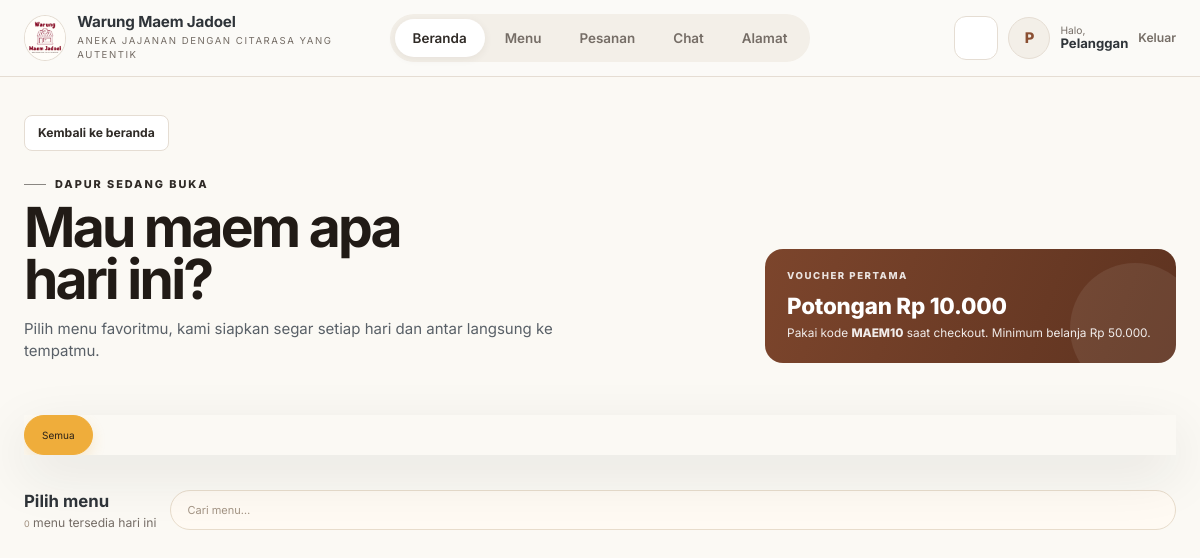
Screenshot of /index.php?r=order/menu (signed in) with the database file from the repository.
### tables this page shows
CREATE TABLE voucher (
  id BIGINT UNSIGNED AUTO_INCREMENT PRIMARY KEY,
  kode VARCHAR(40) NOT NULL,
  deskripsi VARCHAR(255) NULL,
  tipe ENUM('PERSEN','NOMINAL','ONGKIR') NOT NULL,
  nilai DECIMAL(12,2) NOT NULL DEFAULT 0.00,
  min_belanja DECIMAL(12,2) NOT NULL DEFAULT 0.00,
  maks_potongan DECIMAL(12,2) NULL,
  kuota_total INT UNSIGNED NOT NULL DEFAULT 0,
  kuota_per_pelanggan INT UNSIGNED NOT NULL DEFAULT 1,
  tanggal_mulai DATE NULL,
  tanggal_selesai DATE NULL,
  status_aktif TINYINT(1) NOT NULL DEFAULT 1,
  created_at TIMESTAMP NOT NULL DEFAULT CURRENT_TIMESTAMP,
  updated_at TIMESTAMP NOT NULL DEFAULT CURRENT_TIMESTAMP ON UPDATE CURRENT_TIMESTAMP,
  UNIQUE KEY uq_voucher_kode (kode)
);

### controller/OrderController.php (called while the page is built, shortened)
<?php
class OrderController {
    public function menu(): void {
        $menus = $this->menu->allActive();
        $promo = (new VoucherModel())->activePromo();
        require BASE_PATH.'/view/order/menu.php';
    }
}

### config/database.php (called while the page is built, shortened)
<?php
require_once __DIR__ . '/config.php';
final class Database
{
    private static ?PDO $pdo = null;
    public static function connection(): PDO
    {
        if (self::$pdo instanceof PDO) {
            return self::$pdo;
        }
        $host = trim((string) env('DB_HOST', ''));
        $name = trim((string) env('DB_NAME', ''));
        $user = trim((string) env('DB_USER', ''));
        $pass = (string) env('DB_PASS', '');
        $port = (int) env('DB_PORT', 3306);
        $dsn = sprintf(
            'mysql:host=%s;port=%d;dbname=%s;charset=utf8mb4',
            $host,
            $port,
            $name
        );
        try {
            self::$pdo = new PDO($dsn, $user, $pass, [
                PDO::ATTR_ERRMODE => PDO::ERRMODE_EXCEPTION,
                PDO::ATTR_DEFAULT_FETCH_MODE => PDO::FETCH_ASSOC,
                PDO::ATTR_EMULATE_PREPARES => false,
                PDO::ATTR_STRINGIFY_FETCHES => false,
                PDO::ATTR_PERSISTENT => false,
                PDO::ATTR_TIMEOUT => 8,
            ]);
        } catch (PDOException $e) {
            error_log('[Database] Koneksi gagal ke ' . $host . ': ' . $e->getMessage());
            throw new RuntimeException(
                'Koneksi ke database gagal. Periksa DB_HOST, DB_PORT, DB_NAME, DB_USER, dan DB_PASS pada file .env. Pastikan database sudah dibuat dan server database aktif.',
                0,
                $e
            );
        }
        return self::$pdo;
    }
}

### model/BaseModel.php (called while the page is built, shortened)
<?php
class BaseModel {
    public function __construct() {
        $this->db = Database::connection();
    }
}

### model/VoucherModel.php (called while the page is built, shortened)
<?php
class VoucherModel extends BaseModel {
    public function activePromo(): ?array {
        $s = $this->db->query("SELECT * FROM voucher WHERE status_aktif=1 AND (tanggal_mulai IS NULL OR tanggal_mulai<=CURDATE()) AND (tanggal_selesai IS NULL OR tanggal_selesai>=CURDATE()) ORDER BY id DESC LIMIT 1");
        return $s->fetch() ?: null;
    }
}

### config/config.php (called while the page is built, shortened)
<?php
function env(string $key,
mixed $default = null): mixed {
    if (array_key_exists($key, $_ENV)) {
        return $_ENV[$key];
    }
    $value = getenv($key);
    return $value === false ? $default : $value;
}
function e(?string $value): string {
    return htmlspecialchars($value ?? '',
    ENT_QUOTES,
    'UTF-8');
}
function rupiah(float|int|string|null $value): string {
    return 'Rp '.number_format((float)$value,
    0,
    ',',
    '.');
}

### model/MenuModel.php (called while the page is built, shortened)
<?php
class MenuModel extends BaseModel {
    public function allActive(): array {
        return $this->db->query("SELECT m.*, k.nama kategori, COALESCE(s.jumlah_stok,0) stok
            FROM menu m
            JOIN kategori_menu k ON k.id=m.kategori_id
            LEFT JOIN stok_produk s ON s.menu_id=m.id
            WHERE m.status_aktif=1
            ORDER BY k.nama,m.nama_produk,m.id")->fetchAll();
    }
}

### view/order/menu.php (the view, shortened to what this page needs)
<?php
require BASE_PATH . '/view/partials/header.php';
?>
<div class="ec-page">
    <a class="ec-btn ec-btn-sm ec-btn-light ec-back-link" href="<?= APP_URL ?>/">
        Kembali ke beranda
    </a>
    <div class="ec-menu-intro">
        <div>
            <span class="ec-eyebrow">Dapur sedang buka</span>
            <h1 class="ec-menu-title">Mau maem apa<br>hari ini?</h1>
            <p class="ec-menu-lead">
                Pilih menu favoritmu, kami siapkan segar setiap hari dan antar langsung ke tempatmu.
            </p>
        </div>
        <?php if ($promo): ?>
            <div class="ec-voucher-card">
                <span class="ec-voucher-kicker">VOUCHER PERTAMA</span>
                <strong>
                    <?= $promo['tipe'] === 'PERSEN'
? 'Potongan ' . (float) $promo['nilai'] . '%'
: 'Potongan ' . rupiah($promo['nilai']) ?>
                </strong>
                <small>
                    Pakai kode <b><?= e($promo['kode']) ?></b> saat checkout.
                    Minimum belanja <?= rupiah($promo['min_belanja']) ?>.
                </small>
            </div>
        <?php endif;
?>
    </div>
    <div class="ec-menu-layout">
        <div class="ec-menu-main">
            <div class="customer-category-row" role="tablist" aria-label="Kategori menu">
                <button class="category-pill active" type="button" data-category="all">Semua</button>
            </div>
            <div class="ec-menu-toolbar">
                <div>
                    <strong class="ec-menu-toolbar-title">Pilih menu</strong>
                    <div class="ec-menu-toolbar-meta">
                        <span id="visibleMenuCount"><?= count($menus) ?></span> menu tersedia hari ini
                    </div>
                </div>
                <label class="customer-search ec-menu-search" aria-label="Cari menu">
                    <input id="menuSearch" type="search" placeholder="Cari menu…" autocomplete="off">
                </label>
            </div>
        </div>
    </div>
</div>
<?php require BASE_PATH . '/view/partials/footer.php';
?>

### public/assets/css/foundation.css (style rules this page uses)
:root { --c-ink: #2f2a26; --c-ink-strong: #171411; --c-muted: #756d66; --c-paper: #fbfaf7; --c-surface: #f3efe8; --c-accent: #8a4f32; --c-accent-dark: #603724; --c-line: #e5ddd3; --c-white: #fff; --c-success: #4c6250; --c-success-bg: #e9f0ea; --c-danger: #a33a2e; --c-danger-bg: #f9e9e6; --c-warning: #a3710f; --c-warning-bg: #faf3e2; --font-sans: "Inter",system-ui,-apple-system,"Segoe UI",sans-serif; --font-display: "Inter",system-ui,-apple-system,"Segoe UI",sans-serif; --fs-xs: .72rem; --fs-sm: .82rem; --fs-md: .94rem; --fs-base: 15px; --fs-lg: 1.1rem; --radius-sm: 8px; --radius-md: 14px; --radius-lg: 18px; --shadow-sm: 0 2px 8px rgba(55,38,25,.05); --shadow: 0 10px 30px rgba(55,38,25,.06); --shadow-hover: 0 14px 34px rgba(55,38,25,.10); --sp-1: .25rem; --sp-2: .5rem; --sp-3: 1rem; --sp-4: 1.5rem; --sp-5: 3rem; --gutter: 1.5rem; --z-modal: 1055; --z-backdrop: 1050; }
html { -webkit-text-size-adjust: 100%; font-size: 16px; }
body { font-family: var(--font-sans); font-size: var(--fs-base); line-height: 1.55; color: var(--c-ink); background: var(--c-white); margin: 0; }
h1,h2,h3,h4,h5,h6 { font-family: var(--font-display); font-weight: 700; line-height: 1.15; letter-spacing: -.015em; color: var(--c-ink); margin: 0 0 .5em; }
h1 { font-size: 2.5rem; }
p { margin: 0 0 1rem; }
a { color: var(--c-accent); }
strong,b { font-weight: 700; }
small,.small { font-size: var(--fs-sm); }
input,select,textarea,button { font-family: inherit; font-size: inherit; line-height: inherit; }
*,*::before,*::after { box-sizing: border-box; }

### public/assets/css/ecommerce.css (style rules this page uses)
.ec-page { width: min(1320px, calc(100% - 48px)); margin: 0 auto; padding: 38px 0 90px; }
.ec-eyebrow { display: inline-flex; align-items: center; gap: 9px; font-size: .68rem; font-weight: 800; letter-spacing: .18em; text-transform: uppercase; color: var(--c-ink); }
.ec-eyebrow::before { content: ""; width: 22px; height: 1px; background: var(--c-ink); opacity: .55; }
.ec-btn { display: inline-flex; align-items: center; justify-content: center; gap: 8px; min-height: 44px; padding: 0 20px; border-radius: 10px; font-size: .84rem; font-weight: 700; border: 1px solid transparent; cursor: pointer; transition: background .18s ease, color .18s ease, border-color .18s ease, transform .18s ease; }
.ec-btn-light { background: #fff; color: var(--c-ink); border-color: var(--c-line); }
.ec-btn-sm { min-height: 36px; padding: 0 13px; font-size: .76rem; border-radius: 8px; }
.ec-back-link { margin-bottom: 18px; }
.ec-menu-intro { display: grid; grid-template-columns: minmax(0, 1.4fr) minmax(280px, .8fr); gap: 22px; align-items: end; margin-bottom: 26px; }
.ec-menu-title { font-family: var(--font-display); font-size: clamp(2.2rem, 4.6vw, 4rem); line-height: .95; letter-spacing: -.05em; margin: 8px 0 12px; }
.ec-menu-lead { color: var(--c-muted); margin: 0; max-width: 560px; }
.ec-voucher-card { position: relative; overflow: hidden; padding: 20px 22px; border-radius: 18px; background: linear-gradient(110deg, #7c452c, #5e3320); color: #fff; }
.ec-voucher-card, .ec-voucher-card span, .ec-voucher-card strong, .ec-voucher-card small, .ec-voucher-card b { color: #fff !important; }
.ec-voucher-card::after { content: ""; position: absolute; right: -24px; bottom: -30px; width: 130px; height: 130px; border-radius: 50%; background: rgba(255, 255, 255, .08); pointer-events: none; }
.ec-voucher-kicker { display: block; font-size: .6rem; font-weight: 800; letter-spacing: .16em; opacity: .85; }
.ec-voucher-card strong { display: block; margin: 6px 0 2px; font-size: 1.4rem; font-weight: 800; letter-spacing: -.01em; }
.ec-voucher-card small { display: block; font-size: .74rem; line-height: 1.5; opacity: .9; }
.ec-voucher-card b { font-weight: 800; }
.ec-menu-layout { display: grid; grid-template-columns: minmax(0, 1fr) 350px; gap: 28px; align-items: start; }
.ec-menu-toolbar { display: flex; justify-content: space-between; align-items: center; gap: 14px; flex-wrap: wrap; margin-bottom: 18px; }
.ec-menu-toolbar-title { font-size: 1.05rem; }
.ec-menu-toolbar-meta { color: var(--c-muted); font-size: .76rem; }
.ec-menu-search { max-width: 320px; flex: 1; }

### rows the page displays
voucher: nilai "Rp 10.000", kode "MAEM10", min_belanja "Rp 50.000"

### other values shown
$customerInitial "P"
$customerFirstName ?: 'Pelanggan' "Pelanggan"
count($menus) "0"
